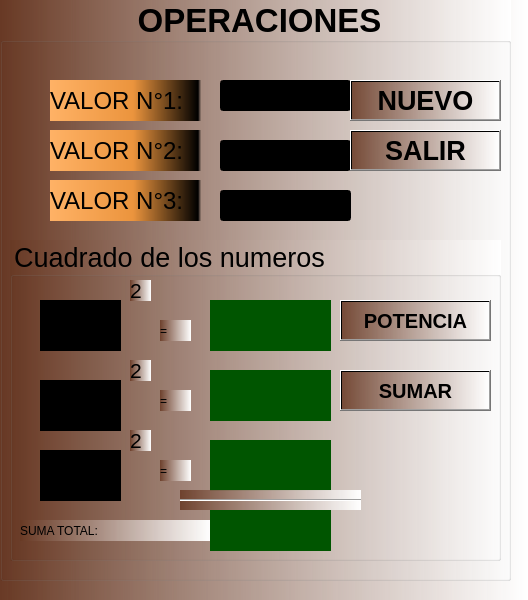
<?xml version="1.0" encoding="UTF-8"?>
<ui version="4.0">
 <class>MainWindow</class>
 <widget class="QMainWindow" name="MainWindow">
  <property name="geometry">
   <rect>
    <x>0</x>
    <y>0</y>
    <width>528</width>
    <height>600</height>
   </rect>
  </property>
  <property name="windowTitle">
   <string>SUMA DE POTENCIA</string>
  </property>
  <property name="styleSheet">
   <string notr="true">background-color: qlineargradient(spread:pad, x1:0, y1:0, x2:1, y2:0, stop:0 rgba(104, 57, 36, 223), stop:1 rgba(255, 255, 255, 255));</string>
  </property>
  <widget class="QWidget" name="centralwidget">
   <widget class="QGroupBox" name="groupBox">
    <property name="geometry">
     <rect>
      <x>0</x>
      <y>0</y>
      <width>511</width>
      <height>581</height>
     </rect>
    </property>
    <property name="font">
     <font>
      <pointsize>25</pointsize>
      <weight>75</weight>
      <bold>true</bold>
     </font>
    </property>
    <property name="title">
     <string>OPERACIONES</string>
    </property>
    <property name="alignment">
     <set>Qt::AlignCenter</set>
    </property>
    <widget class="QLabel" name="label">
     <property name="geometry">
      <rect>
       <x>50</x>
       <y>80</y>
       <width>151</width>
       <height>41</height>
      </rect>
     </property>
     <property name="font">
      <font>
       <pointsize>18</pointsize>
      </font>
     </property>
     <property name="styleSheet">
      <string notr="true">background-color: qlineargradient(spread:pad, x1:0, y1:0, x2:1, y2:0, stop:0 rgba(255, 178, 102, 255), stop:0.55 rgba(235, 148, 61, 255), stop:0.98 rgba(0, 0, 0, 255), stop:1 rgba(0, 0, 0, 0));</string>
     </property>
     <property name="text">
      <string>VALOR N°1:</string>
     </property>
    </widget>
    <widget class="QLabel" name="label_2">
     <property name="geometry">
      <rect>
       <x>50</x>
       <y>130</y>
       <width>151</width>
       <height>41</height>
      </rect>
     </property>
     <property name="font">
      <font>
       <pointsize>18</pointsize>
      </font>
     </property>
     <property name="styleSheet">
      <string notr="true">background-color: qlineargradient(spread:pad, x1:0, y1:0, x2:1, y2:0, stop:0 rgba(255, 178, 102, 255), stop:0.55 rgba(235, 148, 61, 255), stop:0.98 rgba(0, 0, 0, 255), stop:1 rgba(0, 0, 0, 0));</string>
     </property>
     <property name="text">
      <string>VALOR N°2:</string>
     </property>
    </widget>
    <widget class="QLabel" name="label_3">
     <property name="geometry">
      <rect>
       <x>50</x>
       <y>180</y>
       <width>151</width>
       <height>41</height>
      </rect>
     </property>
     <property name="font">
      <font>
       <pointsize>18</pointsize>
      </font>
     </property>
     <property name="styleSheet">
      <string notr="true">background-color: qlineargradient(spread:pad, x1:0, y1:0, x2:1, y2:0, stop:0 rgba(255, 178, 102, 255), stop:0.55 rgba(235, 148, 61, 255), stop:0.98 rgba(0, 0, 0, 255), stop:1 rgba(0, 0, 0, 0));</string>
     </property>
     <property name="text">
      <string>VALOR N°3:</string>
     </property>
    </widget>
    <widget class="QLineEdit" name="tnumero1">
     <property name="geometry">
      <rect>
       <x>220</x>
       <y>80</y>
       <width>131</width>
       <height>31</height>
      </rect>
     </property>
     <property name="font">
      <font>
       <pointsize>20</pointsize>
      </font>
     </property>
     <property name="styleSheet">
      <string notr="true">background-color: rgb(0, 0, 0);
color: rgb(255, 255, 127);</string>
     </property>
     <property name="text">
      <string/>
     </property>
     <property name="alignment">
      <set>Qt::AlignCenter</set>
     </property>
    </widget>
    <widget class="QLineEdit" name="tnumero2">
     <property name="geometry">
      <rect>
       <x>220</x>
       <y>140</y>
       <width>131</width>
       <height>31</height>
      </rect>
     </property>
     <property name="font">
      <font>
       <pointsize>20</pointsize>
      </font>
     </property>
     <property name="styleSheet">
      <string notr="true">background-color: rgb(0, 0, 0);
color: rgb(255, 255, 127);</string>
     </property>
     <property name="text">
      <string/>
     </property>
     <property name="alignment">
      <set>Qt::AlignCenter</set>
     </property>
    </widget>
    <widget class="QLineEdit" name="tnumero3">
     <property name="geometry">
      <rect>
       <x>220</x>
       <y>190</y>
       <width>131</width>
       <height>31</height>
      </rect>
     </property>
     <property name="font">
      <font>
       <pointsize>20</pointsize>
      </font>
     </property>
     <property name="styleSheet">
      <string notr="true">background-color: rgb(0, 0, 0);
color: rgb(255, 255, 127);</string>
     </property>
     <property name="text">
      <string/>
     </property>
     <property name="alignment">
      <set>Qt::AlignCenter</set>
     </property>
    </widget>
    <widget class="QGroupBox" name="groupBox_2">
     <property name="geometry">
      <rect>
       <x>10</x>
       <y>240</y>
       <width>491</width>
       <height>321</height>
      </rect>
     </property>
     <property name="font">
      <font>
       <pointsize>20</pointsize>
      </font>
     </property>
     <property name="title">
      <string>Cuadrado de los numeros</string>
     </property>
     <widget class="QLabel" name="lblnum1">
      <property name="geometry">
       <rect>
        <x>30</x>
        <y>60</y>
        <width>81</width>
        <height>51</height>
       </rect>
      </property>
      <property name="font">
       <font>
        <pointsize>16</pointsize>
       </font>
      </property>
      <property name="styleSheet">
       <string notr="true">background-color: rgb(0, 0, 0);
color: rgb(255, 255, 127);</string>
      </property>
      <property name="text">
       <string/>
      </property>
     </widget>
     <widget class="QLabel" name="label_5">
      <property name="geometry">
       <rect>
        <x>120</x>
        <y>40</y>
        <width>21</width>
        <height>21</height>
       </rect>
      </property>
      <property name="font">
       <font>
        <pointsize>16</pointsize>
       </font>
      </property>
      <property name="text">
       <string>2</string>
      </property>
     </widget>
     <widget class="QLabel" name="label_6">
      <property name="geometry">
       <rect>
        <x>150</x>
        <y>80</y>
        <width>31</width>
        <height>21</height>
       </rect>
      </property>
      <property name="text">
       <string>=</string>
      </property>
     </widget>
     <widget class="QLabel" name="lblnum2">
      <property name="geometry">
       <rect>
        <x>30</x>
        <y>140</y>
        <width>81</width>
        <height>51</height>
       </rect>
      </property>
      <property name="font">
       <font>
        <pointsize>16</pointsize>
       </font>
      </property>
      <property name="styleSheet">
       <string notr="true">background-color: rgb(0, 0, 0);
color: rgb(255, 255, 127);</string>
      </property>
      <property name="text">
       <string/>
      </property>
     </widget>
     <widget class="QLabel" name="label_8">
      <property name="geometry">
       <rect>
        <x>120</x>
        <y>120</y>
        <width>21</width>
        <height>21</height>
       </rect>
      </property>
      <property name="font">
       <font>
        <pointsize>16</pointsize>
       </font>
      </property>
      <property name="text">
       <string>2</string>
      </property>
     </widget>
     <widget class="QLabel" name="label_9">
      <property name="geometry">
       <rect>
        <x>150</x>
        <y>150</y>
        <width>31</width>
        <height>21</height>
       </rect>
      </property>
      <property name="text">
       <string>=</string>
      </property>
     </widget>
     <widget class="QLabel" name="lblnum3">
      <property name="geometry">
       <rect>
        <x>30</x>
        <y>210</y>
        <width>81</width>
        <height>51</height>
       </rect>
      </property>
      <property name="font">
       <font>
        <pointsize>16</pointsize>
       </font>
      </property>
      <property name="styleSheet">
       <string notr="true">background-color: rgb(0, 0, 0);
color: rgb(255, 255, 127);</string>
      </property>
      <property name="text">
       <string/>
      </property>
     </widget>
     <widget class="QLabel" name="label_11">
      <property name="geometry">
       <rect>
        <x>120</x>
        <y>190</y>
        <width>21</width>
        <height>21</height>
       </rect>
      </property>
      <property name="font">
       <font>
        <pointsize>16</pointsize>
       </font>
      </property>
      <property name="text">
       <string>2</string>
      </property>
     </widget>
     <widget class="QLabel" name="label_12">
      <property name="geometry">
       <rect>
        <x>150</x>
        <y>220</y>
        <width>31</width>
        <height>21</height>
       </rect>
      </property>
      <property name="text">
       <string>=</string>
      </property>
     </widget>
     <widget class="QLabel" name="lblc1">
      <property name="geometry">
       <rect>
        <x>200</x>
        <y>60</y>
        <width>121</width>
        <height>51</height>
       </rect>
      </property>
      <property name="styleSheet">
       <string notr="true">background-color: rgb(0, 85, 0);
color: rgb(112, 0, 0);</string>
      </property>
      <property name="text">
       <string/>
      </property>
     </widget>
     <widget class="QLabel" name="lblc2">
      <property name="geometry">
       <rect>
        <x>200</x>
        <y>130</y>
        <width>121</width>
        <height>51</height>
       </rect>
      </property>
      <property name="styleSheet">
       <string notr="true">background-color: rgb(0, 85, 0);
color: rgb(112, 0, 0);</string>
      </property>
      <property name="text">
       <string/>
      </property>
     </widget>
     <widget class="QLabel" name="lblc3">
      <property name="geometry">
       <rect>
        <x>200</x>
        <y>200</y>
        <width>121</width>
        <height>51</height>
       </rect>
      </property>
      <property name="styleSheet">
       <string notr="true">background-color: rgb(0, 85, 0);
color: rgb(112, 0, 0);</string>
      </property>
      <property name="text">
       <string/>
      </property>
     </widget>
     <widget class="QLabel" name="label_16">
      <property name="geometry">
       <rect>
        <x>10</x>
        <y>280</y>
        <width>191</width>
        <height>21</height>
       </rect>
      </property>
      <property name="text">
       <string>SUMA TOTAL:</string>
      </property>
     </widget>
     <widget class="QLabel" name="lblsuma">
      <property name="geometry">
       <rect>
        <x>200</x>
        <y>270</y>
        <width>121</width>
        <height>41</height>
       </rect>
      </property>
      <property name="styleSheet">
       <string notr="true">background-color: rgb(0, 85, 0);
color: rgb(112, 0, 0);</string>
      </property>
      <property name="text">
       <string/>
      </property>
     </widget>
     <widget class="Line" name="line">
      <property name="geometry">
       <rect>
        <x>170</x>
        <y>250</y>
        <width>181</width>
        <height>20</height>
       </rect>
      </property>
      <property name="orientation">
       <enum>Qt::Horizontal</enum>
      </property>
     </widget>
     <widget class="QPushButton" name="bpotencia">
      <property name="geometry">
       <rect>
        <x>330</x>
        <y>60</y>
        <width>151</width>
        <height>41</height>
       </rect>
      </property>
      <property name="font">
       <font>
        <pointsize>15</pointsize>
        <weight>75</weight>
        <bold>true</bold>
       </font>
      </property>
      <property name="text">
       <string>POTENCIA</string>
      </property>
      <property name="icon">
       <iconset>
        <activeon>../../imagenes/calcularpromedio.png</activeon>
       </iconset>
      </property>
      <property name="iconSize">
       <size>
        <width>40</width>
        <height>40</height>
       </size>
      </property>
     </widget>
     <widget class="QPushButton" name="bsumar">
      <property name="geometry">
       <rect>
        <x>330</x>
        <y>130</y>
        <width>151</width>
        <height>41</height>
       </rect>
      </property>
      <property name="font">
       <font>
        <pointsize>15</pointsize>
        <weight>75</weight>
        <bold>true</bold>
       </font>
      </property>
      <property name="text">
       <string>SUMAR</string>
      </property>
      <property name="icon">
       <iconset>
        <activeon>../../imagenes/nuevofichacalificacion.png</activeon>
       </iconset>
      </property>
      <property name="iconSize">
       <size>
        <width>40</width>
        <height>40</height>
       </size>
      </property>
     </widget>
    </widget>
    <widget class="QPushButton" name="bnuevo">
     <property name="geometry">
      <rect>
       <x>350</x>
       <y>80</y>
       <width>151</width>
       <height>41</height>
      </rect>
     </property>
     <property name="font">
      <font>
       <pointsize>20</pointsize>
       <weight>75</weight>
       <bold>true</bold>
      </font>
     </property>
     <property name="text">
      <string>NUEVO</string>
     </property>
     <property name="icon">
      <iconset>
       <activeon>../../imagenes/actmodulo.png</activeon>
      </iconset>
     </property>
     <property name="iconSize">
      <size>
       <width>40</width>
       <height>40</height>
      </size>
     </property>
    </widget>
    <widget class="QPushButton" name="bsalir">
     <property name="geometry">
      <rect>
       <x>350</x>
       <y>130</y>
       <width>151</width>
       <height>41</height>
      </rect>
     </property>
     <property name="font">
      <font>
       <pointsize>20</pointsize>
       <weight>75</weight>
       <bold>true</bold>
      </font>
     </property>
     <property name="text">
      <string>SALIR</string>
     </property>
     <property name="icon">
      <iconset>
       <activeon>../../imagenes/cerrar.png</activeon>
      </iconset>
     </property>
     <property name="iconSize">
      <size>
       <width>40</width>
       <height>40</height>
      </size>
     </property>
    </widget>
   </widget>
  </widget>
 </widget>
 <resources/>
 <connections/>
</ui>
